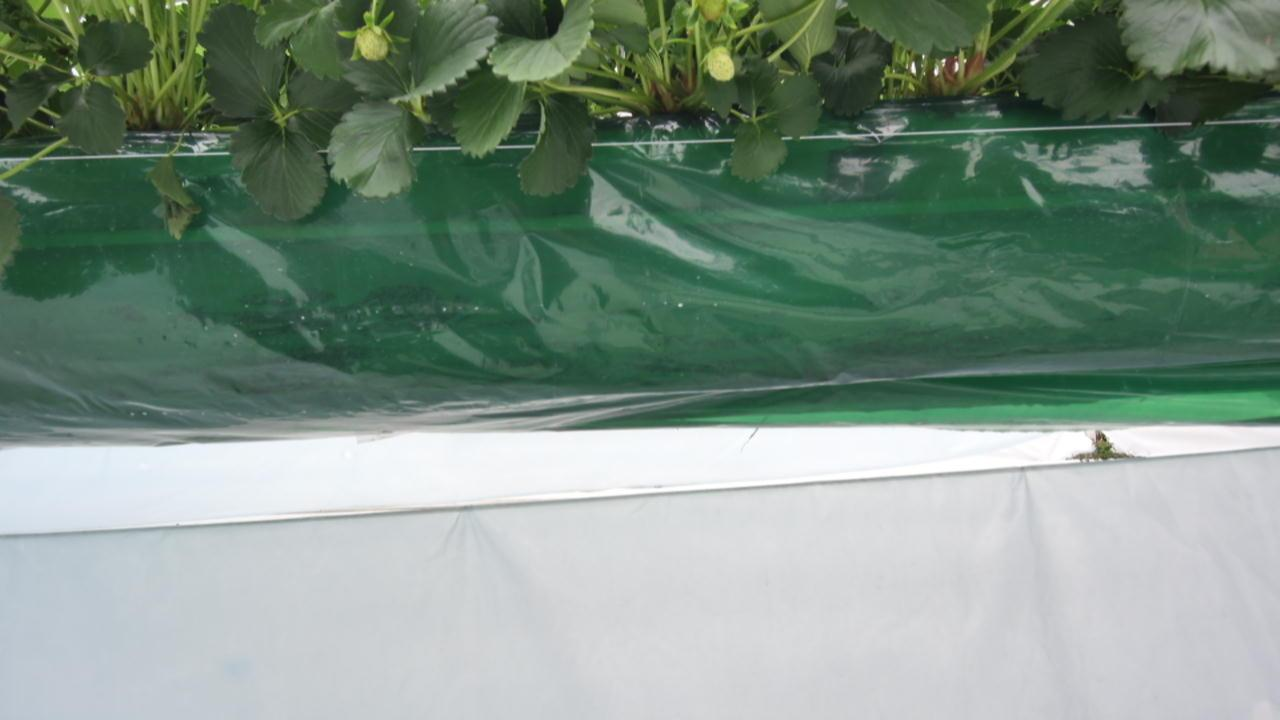
#> input picture 02_keypoints/color_image_20250410_111452.jpg, 1280 x 720 px
$ python 002_mouse_callback.py --folder .
#> lines starting #> are read from the running program, lines starting #| are printed output that depends on the picture
#> in load_image, img is the input picture: shape (720, 1280, 3); mean B, G, R 131.8, 144.6, 124.7
#!/usr/bin/env python3
# -*- coding: utf-8 -*-

import argparse
import os
import csv
from datetime import datetime
from pathlib import Path
import glob

import cv2
import numpy as np

"""
[Batch Angle-from-(-Y) Tool]
- 폴더 내 이미지를 순회하며, 각 이미지에서 다중 쌍(P1->P2) 각도를
  이미지 -Y축(위쪽) 기준 시계방향으로 계산해 CSV에 누적 저장합니다.
- angle_deg = (atan2(vx, -vy) * 180/pi) % 360
  위쪽: 0°, 오른쪽: 90°, 아래쪽: 180°, 왼쪽: 270°

조작:
  - 좌클릭: 점 찍기(P1->P2). 두 점이 모이면 각도 계산 & 미리보기
  - c: 현재 측정값 확정 & CSV 저장
  - r: 현재 측정 취소 & 다시 시작
  - u: 마지막 점(한 점) 되돌리기
  - s: 현재 화면(주석 포함) 저장
  - n/Enter: 다음 이미지
  - p: 이전 이미지
  - k: 건너뛰기(다음)
  - q/ESC: 종료
"""

IMG_EXTS = (".jpg", ".jpeg", ".png", ".bmp", ".tif", ".tiff")
CSV_HEADER = [
    "timestamp",
    "image",
    "pair_idx",
    "p1_x", "p1_y",
    "p2_x", "p2_y",
    "angle_cw_from_negY_deg",
    "angle_unsigned_deg",
]

def draw_hud(img, msg_lines, org=(10, 26), scale=0.6, color=(255, 255, 255)):
#> called with org = (10, 26), scale = 0.6, color = (255, 255, 255)
    y = org[1]
    for line in msg_lines:
        cv2.putText(img, line, (org[0], y),
                    cv2.FONT_HERSHEY_SIMPLEX, scale, (0, 0, 0), 3, cv2.LINE_AA)
        cv2.putText(img, line, (org[0], y),
                    cv2.FONT_HERSHEY_SIMPLEX, scale, color, 1, cv2.LINE_AA)
        y += int(24 * scale + 8)
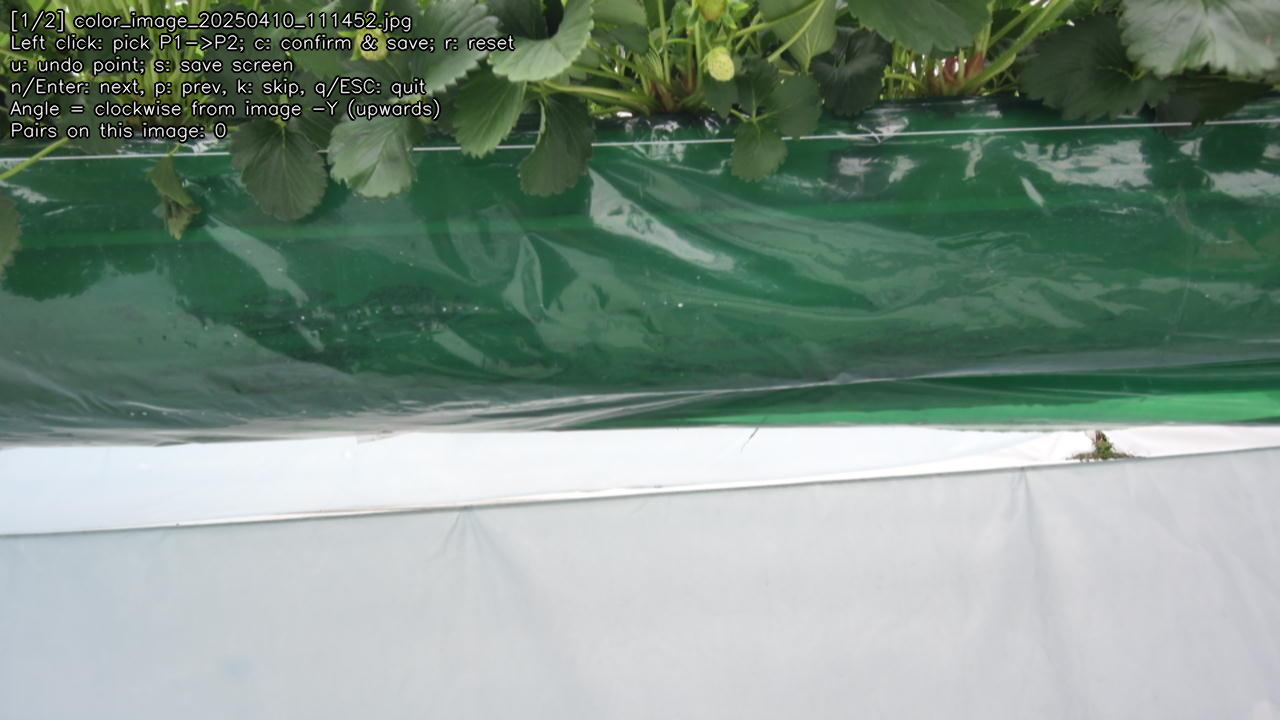
#> img: shape (720, 1280, 3); mean B, G, R 132, 144, 124.5
#> after the loop, y = 158

# [12 lines left out: functions draw_reference_arrow, compute_angles, not called in this run]

def ensure_csv_with_header(csv_path: Path):
    if not csv_path.exists() or csv_path.stat().st_size == 0:
        csv_path.parent.mkdir(parents=True, exist_ok=True)
        with open(csv_path, "w", newline="", encoding="utf-8") as f:
            writer = csv.writer(f)
            writer.writerow(CSV_HEADER)

# [4 lines left out: function append_csv_row, not called in this run]

def list_images(folder: Path):
    files = []
    for ext in IMG_EXTS:
        files.extend(sorted(folder.glob(f"*{ext}")))
    return files

def main():
    ap = argparse.ArgumentParser()
    ap.add_argument("--folder", required=True, help="Image folder path")
    ap.add_argument("--out", default="angles.csv", help="Output CSV path")
    args = ap.parse_args()

    folder = Path(args.folder)
    if not folder.exists() or not folder.is_dir():
        raise NotADirectoryError(f"Folder does not exist: {folder}")

    images = list_images(folder)
    if not images:
        raise FileNotFoundError(f"Image not found: {folder} ({IMG_EXTS})")

    csv_path = Path(args.out).resolve()
    ensure_csv_with_header(csv_path)

    window = "Batch"
    cv2.namedWindow(window, cv2.WINDOW_FULLSCREEN)

    idx = 0
    points = []          # 현재 이미지에서 임시 점(최대 2)
    pair_idx = 0         # 현재 이미지에서 기록된 쌍의 인덱스
    display = None
    last_overlay = None  # 마지막 주석 화면(저장용)
    pending_measurement = None  # 저장 대기 중인 측정값

    def load_image(i):
        img = cv2.imread(str(images[i]))
        if img is None:
            raise FileNotFoundError(f"Cannot open image: {images[i]}")
        return img

    img = load_image(idx)
    display = img.copy()
    draw_hud(display, [
        f"[{idx+1}/{len(images)}] {images[idx].name}",
        "Left click: pick P1->P2; c: confirm & save; r: reset",
        "u: undo point; s: save screen",
        "n/Enter: next, p: prev, k: skip, q/ESC: quit",
        "Angle = clockwise from image -Y (upwards)",
        f"Pairs on this image: {pair_idx}"
    ])
    cv2.imshow(window, display)
    cv2.waitKey(150)

    # [60 lines left out: function on_mouse, not called in this run]

    cv2.setMouseCallback(window, on_mouse)

    # [66 lines left out: functions refresh_screen, save_pending_measurement, reset_measurement, not called in this run]

    while True:
        cv2.imshow(window, display)
        key = cv2.waitKey(20) & 0xFF
#> (key q is pressed here)

        if key in (27, ord('q')):  # ESC / q
            break

        elif key == ord('c'):  # confirm and save
            save_pending_measurement()

        elif key == ord('r'):  # reset current measurement
            reset_measurement()

        elif key in (ord('\r'), ord('\n'), ord('n')):  # Enter / n
            if idx < len(images) - 1:
                idx += 1
                img = load_image(idx)
                pair_idx = 0
                points.clear()
                pending_measurement = None
                refresh_screen()

        elif key == ord('p'):
            if idx > 0:
                idx -= 1
                img = load_image(idx)
                pair_idx = 0
                points.clear()
                pending_measurement = None
                refresh_screen()

        elif key == ord('k'):  # skip -> next
            if idx < len(images) - 1:
                idx += 1
                img = load_image(idx)
                pair_idx = 0
                points.clear()
                pending_measurement = None
                refresh_screen()

        elif key == ord('u'):  # undo last point
            if points:
                points.pop()
                refresh_screen()

        elif key == ord('s'):  # save current screen
            out_dir = Path("angle_results") / images[idx].stem
            out_dir.mkdir(parents=True, exist_ok=True)
            ts = datetime.now().strftime("%Y%m%d_%H%M%S")
            out_path = out_dir / f"screen_{ts}.png"
            cv2.imwrite(str(out_path), display)
            disp2 = display.copy()
            draw_hud(disp2, [f"Screen saved: {out_path}"], org=(10, display.shape[0]-15))
            display = disp2

    cv2.destroyAllWindows()
    print(f"Complete. Result CSV: {csv_path}")

if __name__ == "__main__":
    main()
